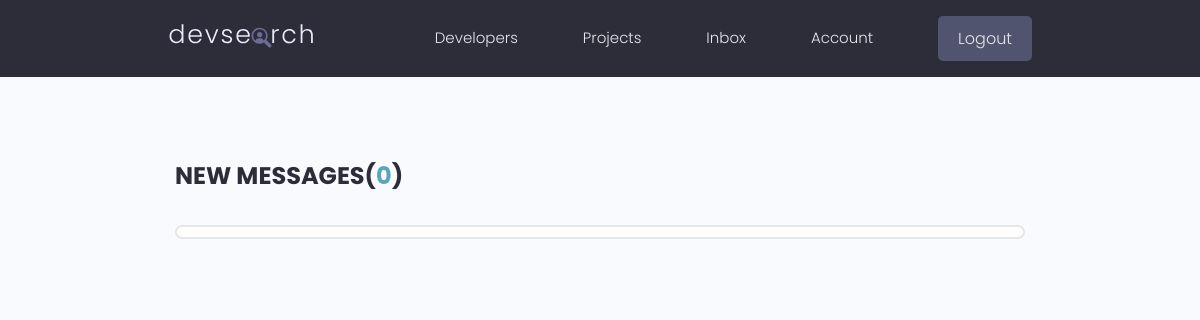
The app's page /inbox/ (signed in), older data.
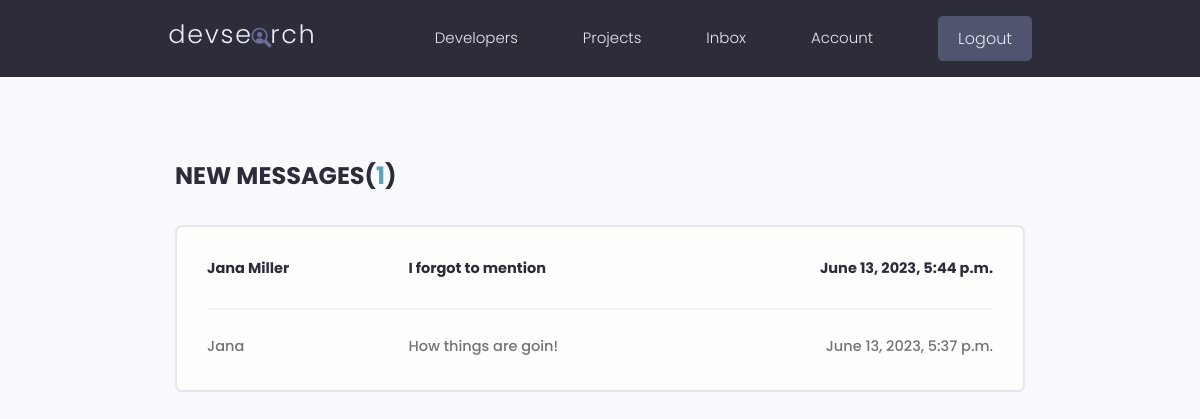
The same page, newer data.
### users/models.py (models this page shows, shortened)
class Message(models.Model):
    id = models.UUIDField(default=uuid.uuid4, unique=True,
                          primary_key=True, editable=False)
    sender = models.ForeignKey(Profile, on_delete=models.SET_NULL, null=True)
    recipient = models.ForeignKey(
        Profile, on_delete=models.SET_NULL, null=True, blank=True, related_name="messages")
    name = models.CharField(max_length=200, null=True, blank=True)
    email = models.EmailField(max_length=200, null=True, blank=True)
    subject = models.CharField(max_length=200, null=True, blank=True)
    body = models.TextField()
    is_read = models.BooleanField(default=False, null=True)
    created = models.DateTimeField(auto_now_add=True)
    class Meta:
        ordering = ['is_read', '-created']

### users/views.py (the view)
# urls.py: path('inbox/', views.inbox, name='inbox'),
@login_required(login_url='login')
def inbox(request):
    profile = request.user.profile
    messageRequests = profile.messages.all()
    unreadCount = messageRequests.filter(is_read=False).count()
    context = {'messageRequests': messageRequests, 'unreadCount': unreadCount}
    return render(request, 'users/inbox.html', context)

### users/templates/users/inbox.html
{% extends 'main.html' %}
{% block content %}
<main class="inbox my-xl">
    <div class="content-box">
        <h3 class="inbox__title">New Messages(<span>{{unreadCount}}</span>)</h3>
        <ul class="messages">
            {% for message in messageRequests %}
            {% if message.is_read == False %}
            <li class="message message--unread">
                {% else %}
            <li class="message">
                {% endif %}
                <a href="{% url 'message' message.id %}">
                    <span class="message__author">{{message.name}}</span>
                    <span class="message__subject">{{message.subject}}</span>
                    <span class="message__date">{{message.created}}</span>
                </a>
            </li>
            {% endfor %}
        </ul>
    </div>
</main>
{% endblock %}

Row changes from the older to the newer data that the page shows:
added Message: name "Jana Miller", subject "I forgot to mention", created "June 13, 2023, 5:44 p.m."
added Message: name "Jana", subject "How things are goin!", created "June 13, 2023, 5:37 p.m."
Text that changed along with them:
{{ unreadCount }}: "0" → "1"
